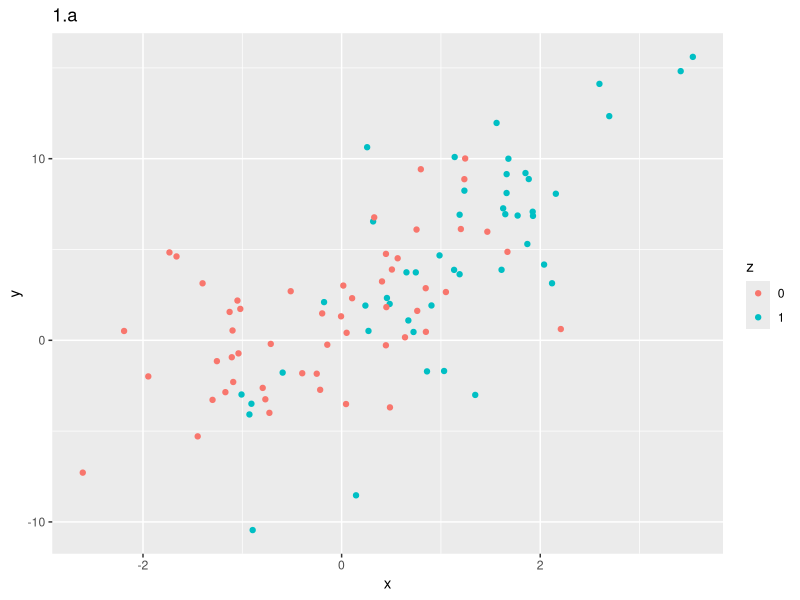
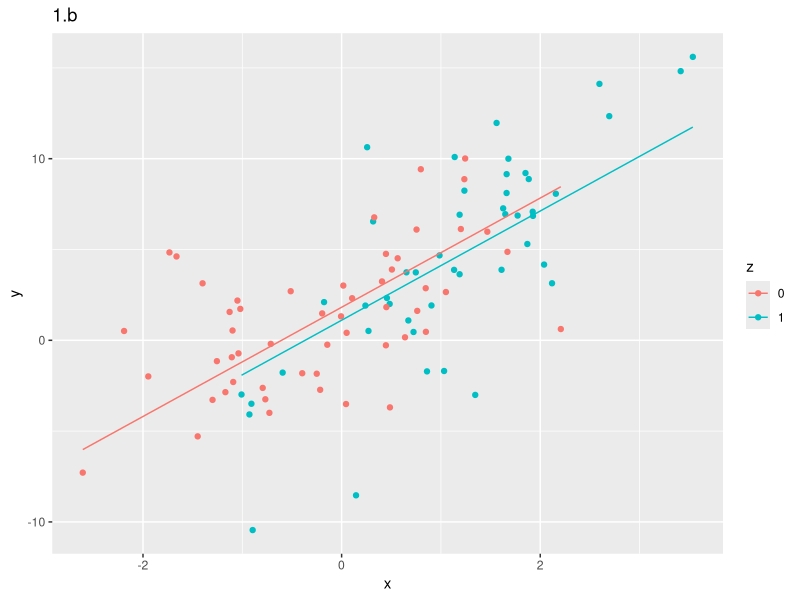
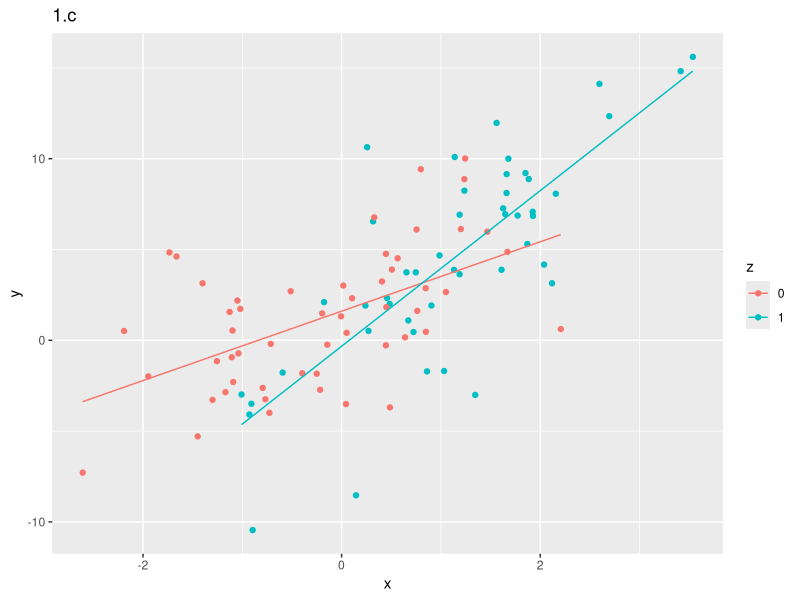
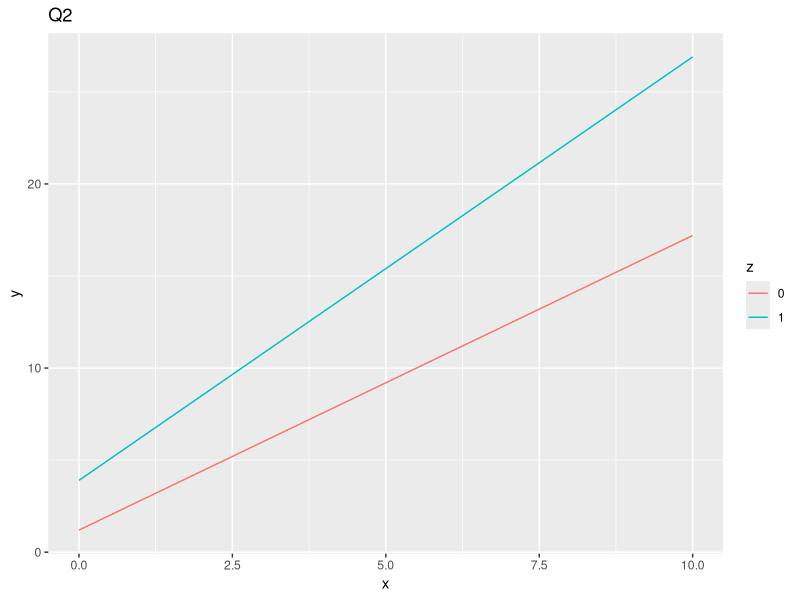
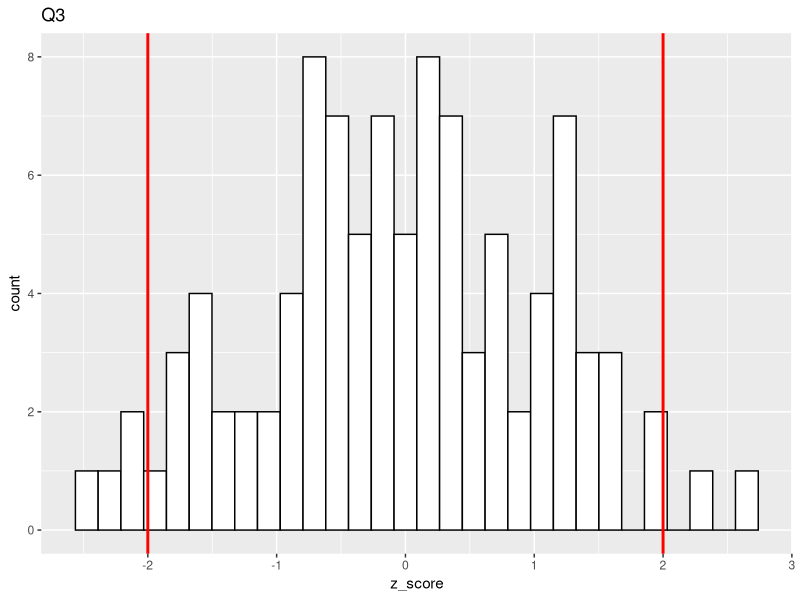

The R source for these figures, in order:
## ---- chunk 1
knitr::opts_chunk$set(echo = TRUE)
library(knitr)
library(tidyverse)
library(rlang)
library(scales)
library(readstata13)
## ---- chunk 2
rm(list=ls())
set.seed(2020)
errors <- rnorm(100, 0, 3)
zs <- sample(c(0,1), replace=TRUE, size=100)
xs <- c()
ys <- c()
for(i in 1:100){
  x <- rnorm(1, zs[i], 1)
  xs[i] <- x
  ys[i] <- 1 + 2*x - zs[i] + 2*x*zs[i] + errors[i]
}
df <- data.frame("y"=ys, "x"=xs, "z"=zs, "error"=errors)
p1_a <- ggplot(df, aes(x, y, color=as.factor(z))) + geom_point() + labs(colour="z", title="1.a")
p1_a
## ---- chunk 3
fitb <- lm(y ~ x + z, data=df)
summary(fitb)
df_b = cbind(df, pred = predict(fitb))
p1_b <- ggplot(df_b, aes(x, y, color=as.factor(z))) + geom_point() + labs(colour="z", title="1.b") + geom_line(mapping=aes(y=pred))
p1_b
## ---- chunk 4
fitc <- lm(y ~ x * z, data=df)
df_c = cbind(df, pred=predict(fitc))
p1_c <- ggplot(df_c, aes(x, y, color=as.factor(z))) + geom_point() + labs(colour="z", title="1.c") + geom_line(mapping=aes(y=pred))
p1_c
## ---- chunk 5
sample_x <- sample(seq(0, 10, by=1), replace = TRUE, size=100)
sample_z <- sample(c(0,1), replace=TRUE, size=100)
sample_y <- 1.2 + 1.6*sample_x + 2.7 * sample_z + 0.7*sample_x*sample_z
df2 <- data.frame("y"=sample_y, "x"=sample_x, "z"=sample_z)
p_2 <- ggplot(df2, aes(x, y, color=as.factor(z), group=z)) + geom_line() + labs(colour='z', title='Q2')
p_2
## ---- chunk 6
var1 <- rnorm(1000, 0, 1)
var2 <- rnorm(1000, 0, 1)
model3 <- lm(var2~var1)
print(summary(model3))
z_scores <- c()
set.seed(2020)
for(i in 1:100){
  var1 <- rnorm(1000, 0, 1)
  var2 <- rnorm(1000, 0, 1)
  model3 <- lm(var2~var1)
  estimate <- coef(summary(model3))[2, 'Estimate']
  stderror <- coef(summary(model3))[2, 'Std. Error']
  z_scores[i] <- estimate / stderror
}
exceed = sum(abs(z_scores) > 2)
exceed
df3 <- data.frame("z_score"=z_scores)
p_3 <- ggplot(df3, aes(x=z_score)) + geom_histogram(colour="black", fill="white") + 
  geom_vline(aes(xintercept=2), color="red",size=1) + geom_vline(aes(xintercept=-2), color="red",size=1) + labs(title='Q3')
p_3
